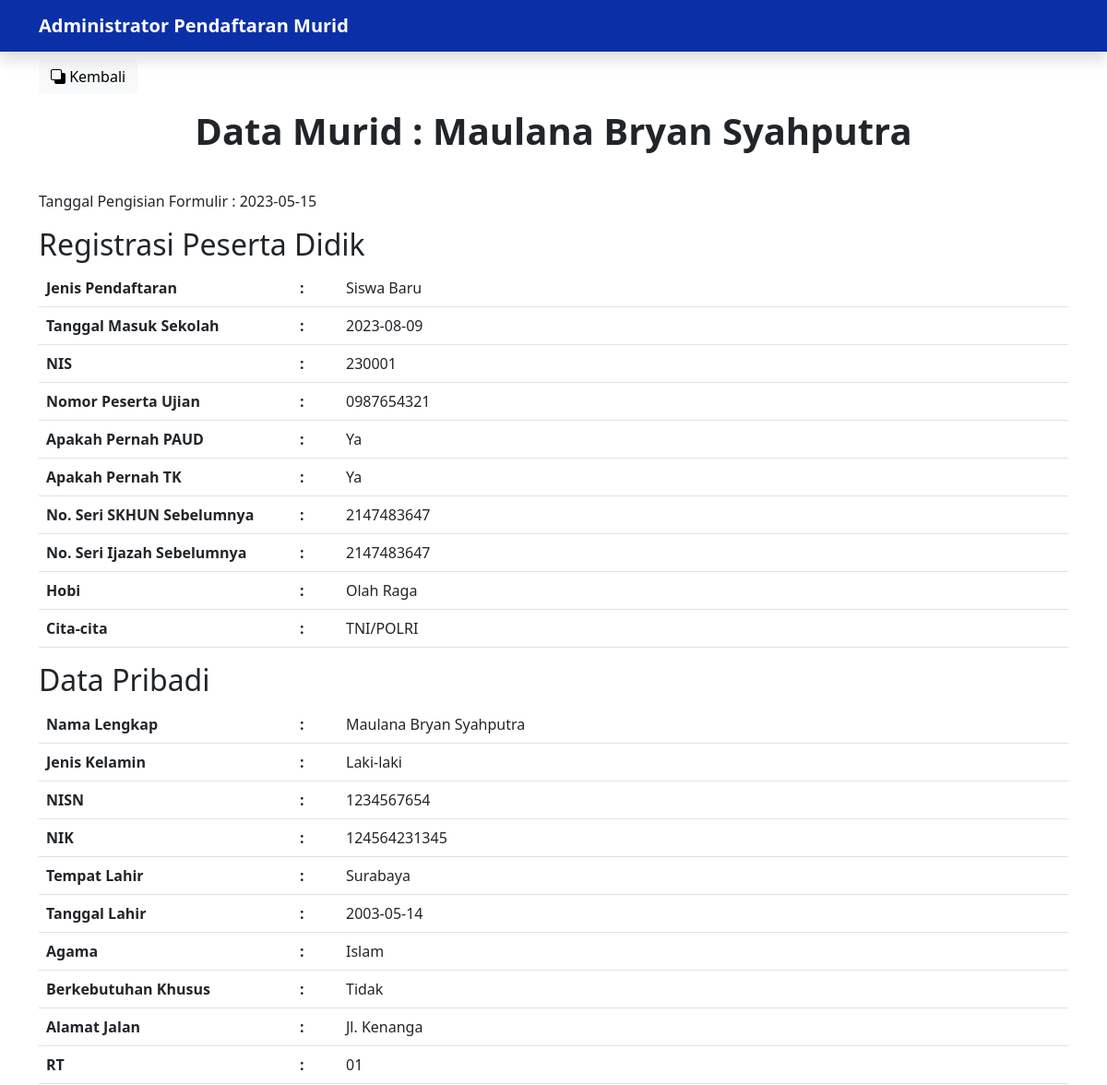
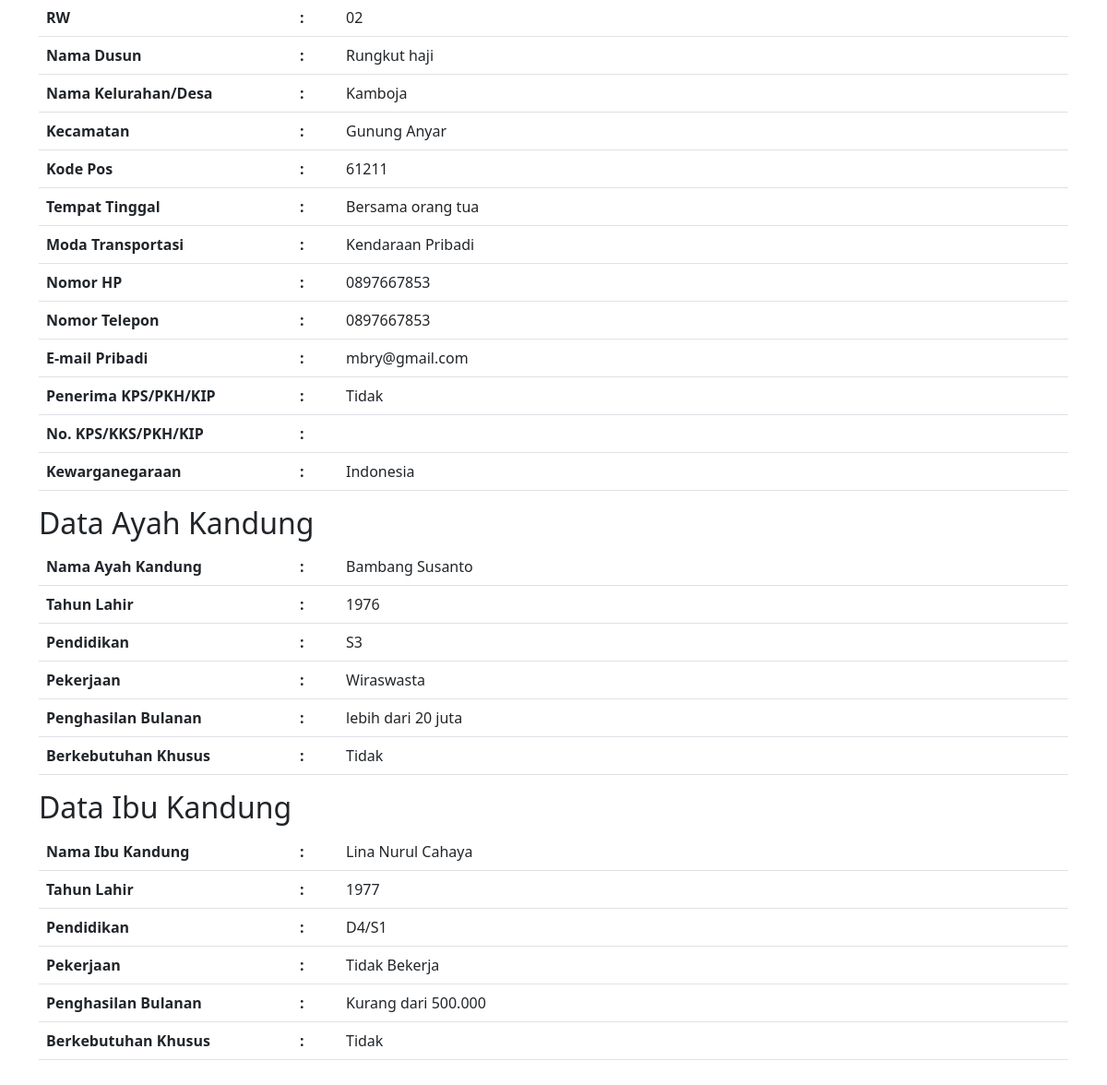
/tugas/cekDataMurid.php?NIS=230001 (signed in), run on the app's committed database (2 pictures, top to bottom).
### tables this page shows
CREATE TABLE `murid` (
  `tanggalPengisian` date NOT NULL,
  `NIS` varchar(10) NOT NULL,
  `jenisPendaftaran` varchar(15) NOT NULL,
  `tanggalMasuk` date NOT NULL,
  `noPesertaUjian` varchar(20) NOT NULL,
  `paud` varchar(5) NOT NULL,
  `tk` varchar(5) NOT NULL,
  `noSKHUN` int(16) DEFAULT NULL,
  `noIjazah` int(16) NOT NULL,
  `hobi` varchar(25) NOT NULL,
  `citaCita` varchar(50) NOT NULL,
  `namaLengkap` varchar(100) NOT NULL,
  `jenisKelamin` varchar(10) NOT NULL,
  `NISN` varchar(10) NOT NULL,
  `NIK` varchar(16) NOT NULL,
  `tempatLahir` varchar(50) DEFAULT NULL,
  `tanggalLahir` date NOT NULL,
  `agama` varchar(25) NOT NULL,
  `muridBerkebutuhan` varchar(50) NOT NULL,
  `alamatJalan` varchar(100) NOT NULL,
  `rt` varchar(4) NOT NULL,
  `rw` varchar(4) NOT NULL,
  `dusun` varchar(50) DEFAULT NULL,
  `desa` varchar(50) NOT NULL,
  `kecamatan` varchar(50) NOT NULL,
  `kodePos` varchar(5) NOT NULL,
  `tempatTinggal` varchar(25) NOT NULL,
  `transportasi` varchar(50) NOT NULL,
  `hp` varchar(50) DEFAULT NULL,
  `telp` varchar(50) DEFAULT NULL,
  `email` varchar(50) DEFAULT NULL,
  `bantuan` varchar(5) NOT NULL,
  `noBantuan` varchar(50) DEFAULT NULL,
  `Kewarganegaraan` varchar(50) NOT NULL,
  `namaAyah` varchar(100) NOT NULL,
  `lahirAyah` int(4) NOT NULL,
  `pendidikanAyah` varchar(50) NOT NULL,
  `pekerjaanAyah` varchar(50) NOT NULL,
  `penghasilanAyah` varchar(50) NOT NULL,
  `kebutuhanAyah` varchar(50) NOT NULL,
  `namaIbu` varchar(100) NOT NULL,
  `lahirIbu` int(4) NOT NULL,
  `pendidikanIbu` varchar(50) NOT NULL,
  `pekerjaanIbu` varchar(50) NOT NULL,
  `penghasilanIbu` varchar(50) NOT NULL,
  `kebutuhanIbu` varchar(50) NOT NULL
);

### tugas/functions.php (called while the page is built, shortened)
<?php
$conn = mysqli_connect("localhost","root","","latihan");
function query ($query){
    global $conn;
    $result = mysqli_query($conn,$query);
    $rows = [];
    while ($row = mysqli_fetch_assoc($result)){
        $rows [] = $row;
    }
    return $rows;
}
?>

### tugas/cekDataMurid.php (the view, shortened to what this page needs)
<?php
require 'functions.php';
$id = $_GET["NIS"];
$show  = query("SELECT * FROM murid WHERE NIS = $id")[0];
?>
<!DOCTYPE html>
<html lang="en">
  <head>
    <link href="https://cdn.jsdelivr.net/npm/bootstrap@5.2.3/dist/css/bootstrap.min.css" rel="stylesheet" />
    <link rel="stylesheet" href="https://cdn.jsdelivr.net/npm/bootstrap-icons@1.10.3/font/bootstrap-icons.css">
  </head>
  <body>
    <nav class="navbar navbar-expand-lg navbar-dark shadow" style="background-color: #0B2Fa6">
      <div class="container">
        <a class="navbar-brand" href="dashboard.php" style="color: white; font-weight: 700">Administrator Pendaftaran Murid</a>
      </div>
    </nav>
    <div class="container pt-2 pb-2">
      <div class="d-flex justify-content-start">
        <a href="dataMurid.php"><button type="button" class="btn btn-light"><i class="bi bi-back"></i> Kembali</button></a>
      </div>
      <div class="d-flex justify-content-center pt-3 pb-3">
        <h1 class="fw-bolder">Data Murid : <?= $show["namaLengkap"]?></h1>
      </div>
      <div class="justify-content-start pt-3 pb-3">
        <p>Tanggal Pengisian Formulir : <?= $show["tanggalPengisian"]?></p>
        <h2>Registrasi Peserta Didik</h2>
        <table class="table">
          <tr><th width ="275">Jenis Pendaftaran</th><th width ="50">:</th><td><?= $show["jenisPendaftaran"]?></td></tr>
          <tr><th width ="275">Tanggal Masuk Sekolah</th><th width ="50">:</th><td><?= $show["tanggalMasuk"]?></td></tr>
          <tr><th width ="275">NIS</th><th width ="50">:</th><td><?= $show["NIS"]?></td></tr>
          <tr><th width ="275">Nomor Peserta Ujian</th><th width ="50">:</th><td><?= $show["noPesertaUjian"]?></td></tr>
          <tr><th width ="275">Apakah Pernah PAUD</th><th width ="50">:</th><td><?= $show["paud"]?></td></tr>
          <tr><th width ="275">Apakah Pernah TK</th><th width ="50">:</th><td><?= $show["tk"]?></td></tr>
          <tr><th width ="275">No. Seri SKHUN Sebelumnya</th><th width ="50">:</th><td><?= $show["noSKHUN"]?></td></tr>
          <tr><th width ="275">No. Seri Ijazah Sebelumnya</th><th width ="50">:</th><td><?= $show["noIjazah"]?></td></tr>
          <tr><th width ="275">Hobi</th><th width ="50">:</th><td><?= $show["hobi"]?></td></tr>
          <tr><th width ="275">Cita-cita</th><th width ="50">:</th><td><?= $show["citaCita"]?></td></tr>
        </table>
        <h2>Data Pribadi</h2>
        <table class="table">
          <tr><th width ="275">Nama Lengkap</th><th width ="50">:</th><td><?= $show["namaLengkap"]?></td></tr>
          <tr><th width ="275">Jenis Kelamin</th><th width ="50">:</th><td><?= $show["jenisKelamin"]?></td></tr>
          <tr><th width ="275">NISN</th><th width ="50">:</th><td><?= $show["NISN"]?></td></tr>
          <tr><th width ="275">NIK</th><th width ="50">:</th><td><?= $show["NIK"]?></td></tr>
          <tr><th width ="275">Tempat Lahir</th><th width ="50">:</th><td><?= $show["tempatLahir"]?></td></tr>
          <tr><th width ="275">Tanggal Lahir</th><th width ="50">:</th><td><?= $show["tanggalLahir"]?></td></tr>
          <tr><th width ="275">Agama</th><th width ="50">:</th><td><?= $show["agama"]?></td></tr>
          <tr><th width ="275">Berkebutuhan Khusus</th><th width ="50">:</th><td><?= $show["muridBerkebutuhan"]?></td></tr>
          <tr><th width ="275">Alamat Jalan</th><th width ="50">:</th><td><?= $show["alamatJalan"]?></td></tr>
          <tr><th width ="275">RT</th><th width ="50">:</th><td><?= $show["rt"]?></td></tr>
          <tr><th width ="275">RW</th><th width ="50">:</th><td><?= $show["rw"]?></td></tr>
          <tr><th width ="275">Nama Dusun</th><th width ="50">:</th><td><?= $show["dusun"]?></td></tr>
          <tr><th width ="275">Nama Kelurahan/Desa</th><th width ="50">:</th><td><?= $show["desa"]?></td></tr>
          <tr><th width ="275">Kecamatan</th><th width ="50">:</th><td><?= $show["kecamatan"]?></td></tr>
          <tr><th width ="275">Kode Pos</th><th width ="50">:</th><td><?= $show["kodePos"]?></td></tr>
          <tr><th width ="275">Tempat Tinggal</th><th width ="50">:</th><td><?= $show["tempatTinggal"]?></td></tr>
          <tr><th width ="275">Moda Transportasi</th><th width ="50">:</th><td><?= $show["transportasi"]?></td></tr>
          <tr><th width ="275">Nomor HP</th><th width ="50">:</th><td><?= $show["hp"]?></td></tr>
          <tr><th width ="275">Nomor Telepon</th><th width ="50">:</th><td><?= $show["telp"]?></td></tr>
          <tr><th width ="275">E-mail Pribadi</th><th width ="50">:</th><td><?= $show["email"]?></td></tr>
          <tr><th width ="275">Penerima KPS/PKH/KIP</th><th width ="50">:</th><td><?= $show["bantuan"]?></td></tr>
          <tr><th width ="275">No. KPS/KKS/PKH/KIP</th><th width ="50">:</th><td><?= $show["noBantuan"]?></td></tr>
          <tr><th width ="275">Kewarganegaraan</th><th width ="50">:</th><td><?= $show["Kewarganegaraan"]?></td></tr>
        </table>
        <h2>Data Ayah Kandung</h2>
        <table class="table">
          <tr><th width ="275">Nama Ayah Kandung</th><th width ="50">:</th><td><?= $show["namaAyah"]?></td></tr>
          <tr><th width ="275">Tahun Lahir</th><th width ="50">:</th><td><?= $show["lahirAyah"]?></td></tr>
          <tr><th width ="275">Pendidikan</th><th width ="50">:</th><td><?= $show["pendidikanAyah"]?></td></tr>
          <tr><th width ="275">Pekerjaan</th><th width ="50">:</th><td><?= $show["pekerjaanAyah"]?></td></tr>
          <tr><th width ="275">Penghasilan Bulanan</th><th width ="50">:</th><td><?= $show["penghasilanAyah"]?></td></tr>
          <tr><th width ="275">Berkebutuhan Khusus</th><th width ="50">:</th><td><?= $show["kebutuhanAyah"]?></td></tr>
        </table>
        <h2>Data Ibu Kandung</h2>
        <table class="table">
          <tr><th width ="275">Nama Ibu Kandung</th><th width ="50">:</th><td><?= $show["namaIbu"]?></td></tr>
          <tr><th width ="275">Tahun Lahir</th><th width ="50">:</th><td><?= $show["lahirIbu"]?></td></tr>
          <tr><th width ="275">Pendidikan</th><th width ="50">:</th><td><?= $show["pendidikanIbu"]?></td></tr>
          <tr><th width ="275">Pekerjaan</th><th width ="50">:</th><td><?= $show["pekerjaanIbu"]?></td></tr>
          <tr><th width ="275">Penghasilan Bulanan</th><th width ="50">:</th><td><?= $show["penghasilanIbu"]?></td></tr>
          <tr><th width ="275">Berkebutuhan Khusus</th><th width ="50">:</th><td><?= $show["kebutuhanIbu"]?></td></tr>
        </table>
      </div>
    </div>
  </body>
</html>

### data on the page
murid: namaLengkap "Maulana Bryan Syahputra", tanggalPengisian "2023-05-15", jenisPendaftaran "Siswa Baru", tanggalMasuk "2023-08-09", NIS "230001", noPesertaUjian "0987654321", paud "Ya", tk "Ya", noSKHUN "2147483647", noIjazah "2147483647", hobi "Olah Raga", citaCita "TNI/POLRI", jenisKelamin "Laki-laki", NISN "1234567654", NIK "124564231345", tempatLahir "Surabaya", tanggalLahir "2003-05-14", agama "Islam", muridBerkebutuhan "Tidak", alamatJalan "Jl. Kenanga", rt "01", rw "02", dusun "Rungkut haji", desa "Kamboja", kecamatan "Gunung Anyar", kodePos "61211", tempatTinggal "Bersama orang tua", transportasi "Kendaraan Pribadi", hp "0897667853", telp "0897667853", email "mbry@gmail.com", bantuan "Tidak", Kewarganegaraan "Indonesia", namaAyah "Bambang Susanto", lahirAyah "1976", pendidikanAyah "S3", pekerjaanAyah "Wiraswasta", penghasilanAyah "lebih dari 20 juta", kebutuhanAyah "Tidak", namaIbu "Lina Nurul Cahaya", lahirIbu "1977", pendidikanIbu "D4/S1", pekerjaanIbu "Tidak Bekerja", penghasilanIbu "Kurang dari 500.000", kebutuhanIbu "Tidak"
